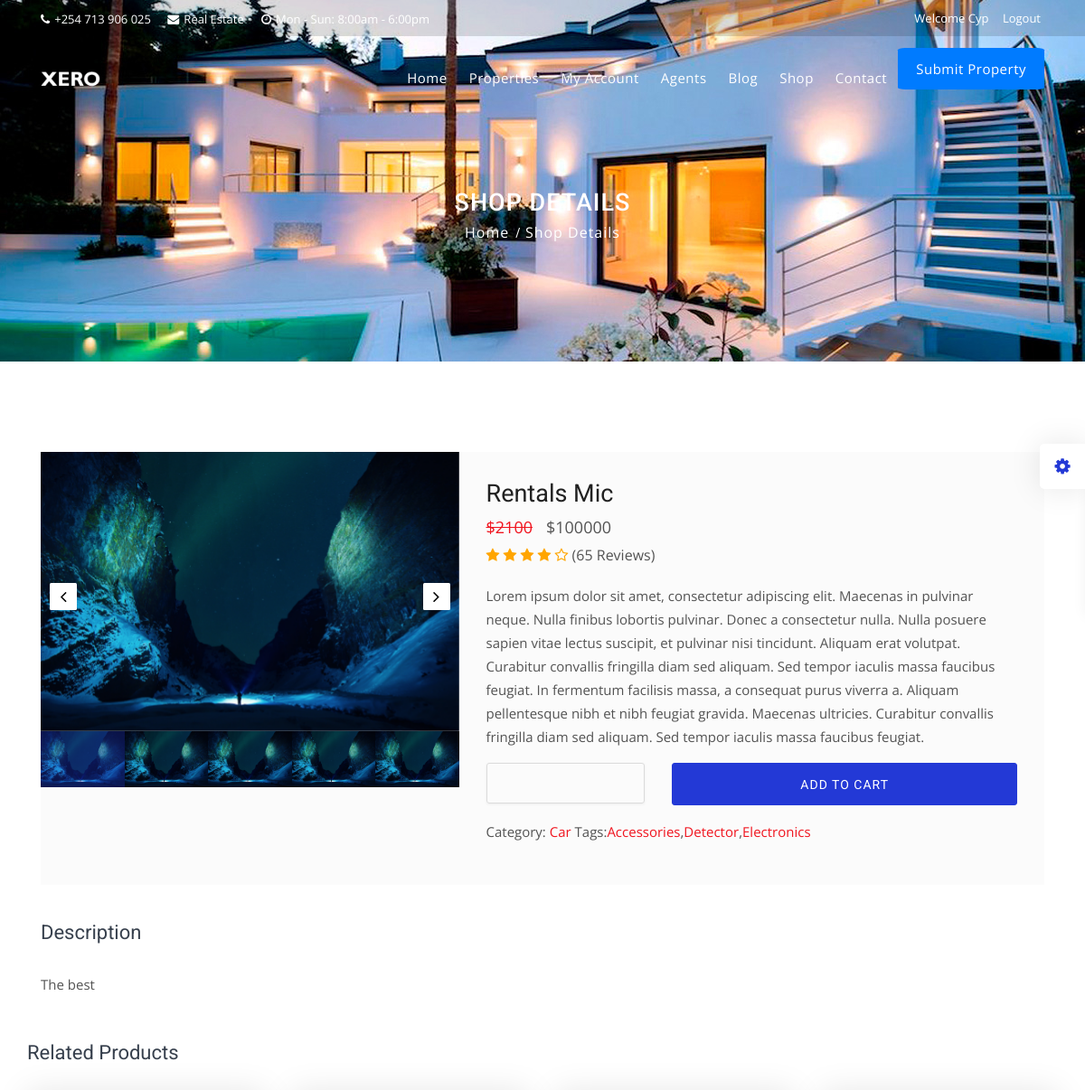
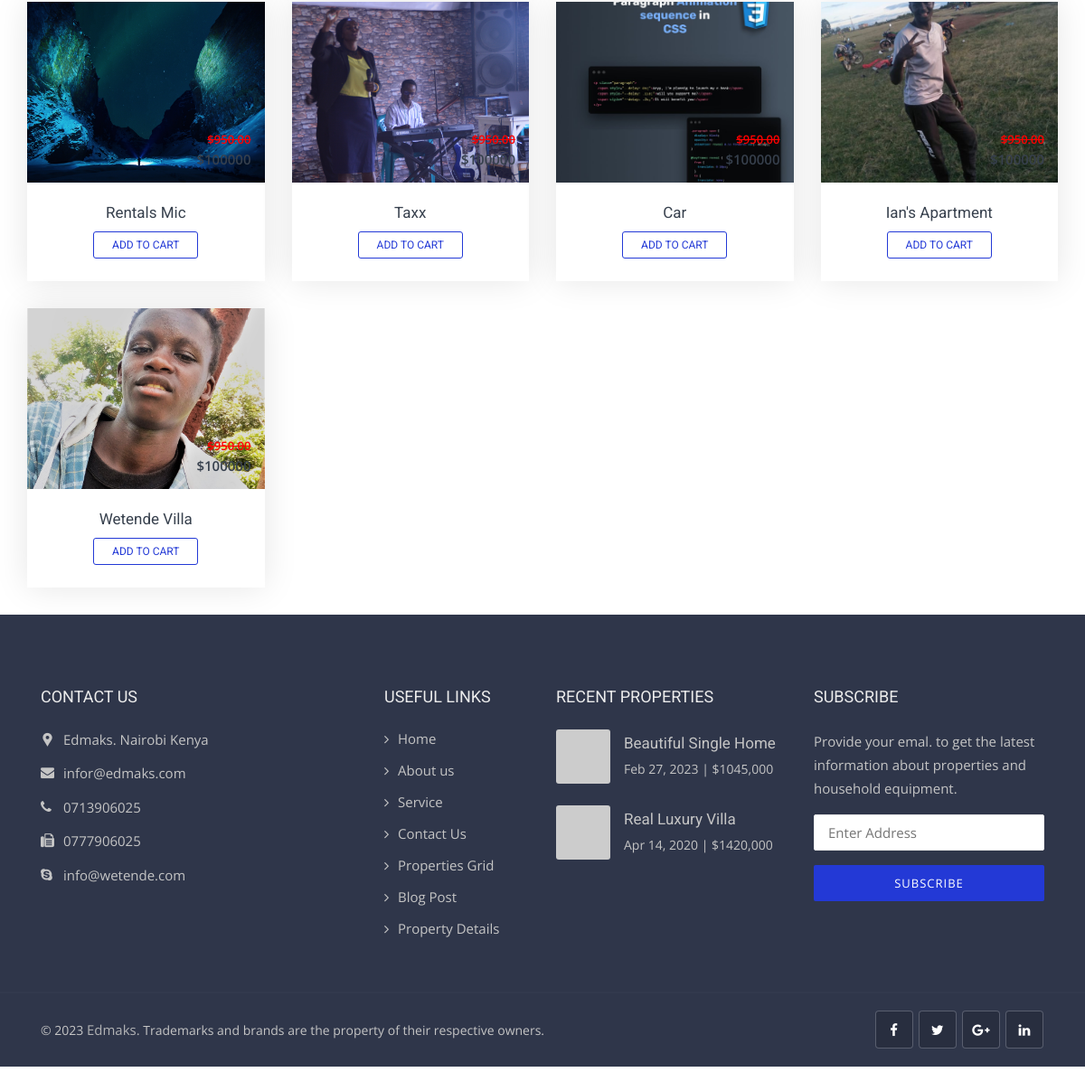
The page /shop_detail/1/ (signed in) on the database its author committed (2 pictures, top to bottom).
### listings/models.py (models this page shows, shortened)
class Listing(models.Model):
  realtor = models.ForeignKey(Realtor, on_delete=models.DO_NOTHING, blank=True, null=True)
  user = models.ForeignKey(User, on_delete=models.DO_NOTHING, blank=True, null=True)
  title = models.CharField(max_length=200)
  address = models.CharField(max_length=200)
  city = models.CharField(max_length=100)
  county = models.CharField(max_length=100)
  postal_code = models.CharField(max_length=20)
  description = models.TextField(blank=True)
  p_type = models.CharField(max_length=100, choices=property_type, default='Office', blank=True, null=True)
  price = models.IntegerField()
  bedrooms = models.IntegerField()
  bathrooms = models.DecimalField(max_digits=2, decimal_places=1)
  garage = models.IntegerField(default=0)
  sqft = models.IntegerField()
  photo_main = models.ImageField(upload_to='photos/%Y/%m/%d/', blank=True)
  photo_1 = models.ImageField(upload_to='photos/%Y/%m/%d/', blank=True)
  photo_2 = models.ImageField(upload_to='photos/%Y/%m/%d/', blank=True)
  photo_3 = models.ImageField(upload_to='photos/%Y/%m/%d/', blank=True)
  photo_4 = models.ImageField(upload_to='photos/%Y/%m/%d/', blank=True)
  photo_5 = models.ImageField(upload_to='photos/%Y/%m/%d/', blank=True)
  photo_6 = models.ImageField(upload_to='photos/%Y/%m/%d/', blank=True)
  is_published = models.BooleanField(default=True)
  list_date = models.DateTimeField(default=datetime.now, blank=True)

### pages/views.py (the view)
# urls.py: path('shop_detail/<int:pk>/',views.shop_detail, name='shop_detail'),
@login_required
def shop_detail(request, pk):
    listing = Listing.objects.get(id=pk)
    listings = Listing.objects.all()
    context = {
        "listing":listing,
        "listings":listings,
        }
    return render(request, 'pages/shop-single.html', context)

### templates/pages/shop-single.html (shortened to what this page needs)
{% extends 'base.html' %}
{% block content %}
<div class="sub-banner">
    <div class="container">
        <div class="breadcrumb-area">
            <h1>Shop Details</h1>
            <ul class="breadcrumbs">
                <li><a href="index.html">Home</a></li>
                <li class="active">Shop Details</li>
            </ul>
        </div>
    </div>
</div>
<div class="car-details-page content-area shop-details shop-single content-area-2">
    <div class="container">
        <div class="col-lg-12">
            <div class="row shop-info">
                <div class="col-xl-5 col-lg-6 col-pad">
                    <div id="propertiesDetailsSlider" class="carousel properties-details-sliders slide">
                        <div class="carousel-inner">
                            <div class="active item carousel-item" data-slide-number="0">
                                <img src="{{ listing.photo_main.url }}" class="img-fluid" alt="shop-1">
                            </div>
                            <a class="carousel-control left" href="#propertiesDetailsSlider" data-slide="prev"><i class="fa fa-angle-left"></i></a>
                            <a class="carousel-control right" href="#propertiesDetailsSlider" data-slide="next"><i class="fa fa-angle-right"></i></a>
                        </div>
                        <ul class="carousel-indicators smail-properties list-inline nav nav-justified">
                            <li class="list-inline-item active">
                                <a id="carousel-selector-0" class="selected" data-slide-to="0" data-target="#propertiesDetailsSlider">
                                    <img src="{{ listing.photo_main.url }}" class="img-fluid" alt="shop-1">
                                </a>
                            </li>
                            <li class="list-inline-item">
                                <a id="carousel-selector-1" data-slide-to="1" data-target="#propertiesDetailsSlider">
                                    <img src="{{ listing.photo_main.url }}" class="img-fluid" alt="shop-2">
                                </a>
                            </li>
                            <li class="list-inline-item">
                                <a id="carousel-selector-2" data-slide-to="2" data-target="#propertiesDetailsSlider">
                                    <img src="{{ listing.photo_main.url }}" class="img-fluid" alt="shop-3">
                                </a>
                            </li>
                            <li class="list-inline-item">
                                <a id="carousel-selector-3" data-slide-to="3" data-target="#propertiesDetailsSlider">
                                    <img src="{{ listing.photo_main.url }}" class="img-fluid" alt="shop-4">
                                </a>
                            </li>
                            <li class="list-inline-item">
                                <a id="carousel-selector-4" data-slide-to="4" data-target="#propertiesDetailsSlider">
                                    <img src="{{ listing.photo_main.url }}" class="img-fluid" alt="shop-5">
                                </a>
                            </li>
                        </ul>
                    </div>
                </div>
                <div class="col-xl-7 col-lg-6 col-pad">
                    <div class="inner">
                        <h3>{{listing.title}}</h3>
                        <div class="price">
                            <del>$2100</del>${{listing.price}}
                        </div>
                        <div class="ratings">
                            <i class="fa fa-star"></i>
                            <i class="fa fa-star"></i>
                            <i class="fa fa-star"></i>
                            <i class="fa fa-star"></i>
                            <i class="fa fa-star-o"></i>
                            <span>(65 Reviews)</span>
                        </div>
                        <p>Lorem ipsum dolor sit amet, consectetur adipiscing elit. Maecenas in pulvinar neque. Nulla finibus lobortis pulvinar. Donec a consectetur nulla. Nulla posuere sapien vitae lectus suscipit, et pulvinar nisi tincidunt. Aliquam erat volutpat. Curabitur convallis fringilla diam sed aliquam. Sed tempor iaculis massa faucibus feugiat. In fermentum facilisis massa, a consequat purus viverra a. Aliquam pellentesque nibh et nibh feugiat gravida. Maecenas ultricies. Curabitur convallis fringilla diam sed aliquam. Sed tempor iaculis massa faucibus feugiat.</p>
                        <form>
                            <div class="row">
                                <div class="col-4 form-group">
                                    <input type="number" class="form-control" id="quantity" name="quantity" min="1" max="9">
                                </div>
                                <div class="col-8 form-group">
                                    <button class="btn btn-block btn-md btn-theme">Add to cart</button>
                                </div>
                            </div>
                        </form>
                        <P>Category: <a href="#">Car</a> Tags:<a href="#">Accessories</a>,<a href="#">Detector</a>,<a href="#">Electronics</a></P>
                    </div>
                </div>
            </div>
        </div>
        <div class="row">
            <div class="col-lg-8 col-md-12 col-xs-12">
                <div class="car-details-section">
                    <div class="car-description mb-50">
                        <div class="heading-2">
                            <h4>Description</h4>
                        </div>
                        <p>{{listing.description}}</p>
                    </div>
                </div>
            </div>
            <div class="col-lg-4 col-md-12">
        </div>
        <div class="row">
            <div class="col-lg-12">
                <div class="heading-2">
                    <h4>Related Products</h4>
                </div>
            </div>
            {% for related in listings %}
            <div class="col-lg-3 col-md-6 col-sm-6">
                <div class="shop-box">
                    <div class="shop-theme">
                        <img class="shop-theme" style="object-fit: cover;" width="100px" height="200px" src="{{ related.photo_main.url }}" alt="shop">
                        <div class="price-box">
                            <span class="del"><del>$950.00</del></span>
                            <br>
                            <span>${{related.price}}</span>
                        </div>
                    </div>
                    <div class="shop-details">
                        <h5><a href="{% url 'shop_detail' related.id %}">{{related.title}}</a></h5>
                        <a class="btn btn-border btn-sm" href="{% url 'cart'%}" role="button">Add to Cart</a>
                    </div>
                </div>
            </div>
            {% endfor %}
        </div>
    </div>
</div>
{% endblock %}

### templates/navbar.html (shortened to what this page needs)
{% load static %}
<header class="top-header th-bg" id="top-header-2">
    <div class="container">
        <div class="row">
            <div class="col-lg-9 col-md-9 col-sm-7">
                <div class="list-inline">
                    <a href="tel:1-7X0-555-8X22"><i class="fa fa-phone"></i>+254 713 906 025 </a>
                    <a href="mailto:cyprianwetende@gmail..com"><i class="fa fa-envelope"></i>Real Estate</a>
                    <a href="#" class="mr-0"><i class="fa fa-clock-o"></i>Mon - Sun: 8:00am - 6:00pm</a>
                </div>
            </div>
            {% if user.is_authenticated %}
            <div class="col-lg-3 col-md-3 col-sm-5">
                <ul class="top-social-media pull-right">
                    <li>
                        <a href="#">Welcome {{user.username}}</a>
                    </li>
                    <li>
                        <a href="{% url 'logout' %}"  class="sign-in"> Logout </a>
                    </li>
                </ul>
            </div>
            {% endif %}
        </div>
    </div>
</header>
<header class="main-header sticky-header" id="main-header-2">
    <div class="container">
        <div class="row">
            <div class="col-12">
                <nav class="navbar navbar-expand-lg navbar-light rounded">
                    <a class="navbar-brand logo" >
                        <img src="{% static 'img/logos/black-logo.png'%}" alt="">
                    </a>
                    <div class="collapse navbar-collapse" id="navbar">
                        <ul class="navbar-nav justify-content-end ml-auto">
                            <li class="nav-item dropdown">
                                <a class="nav-link" href="{% url 'index' %}" >
                                    Home
                                </a>
                            </li>
                        <li class="nav-item">
                            <a class="nav-link" href="{% url 'properties' %}" >
                                Properties
                            </a>
                            {% if user.is_authenticated %}
                            <li class="nav-item dropdown">
                                <a class="nav-link" href="#" id="navbarDropdownMenuLink7" data-toggle="dropdown" aria-haspopup="true" aria-expanded="false">
                                    My Account
                                </a>
                            </li>
                            {% endif %}
                            <li class="nav-item">
                                <a class="nav-link" href="{% url 'agents' %}" >
                                    Agents
                                </a>
                            </li>
                            <li class="nav-item">
                                <a class="nav-link" href="{% url 'blog' %}">
                                    Blog
                                </a>
                            </li>
                            <li class="nav-item">
                                <a class="nav-link" href="{% url 'shop' %}" >
                                    Shop
                                </a>
                            </li>
                            <li class="nav-item ">
                                <a class="nav-link" href="{% url 'contact' %}" >
                                    Contact
                                </a>
                            </li>
                            <li class="nav-item mt-4">
                                <a style="border-radius: 5%;"  href="{% url 'submit' %}" class="submit-btn bg-primary">
                                    Submit Property
                                </a>
                            </li>
                        </ul>
                    </div>
                </nav>
            </div>
        </div>
    </div>
</header>

### static/css/map.css (style rules this page uses)
.btn-theme { color: #FFF !important; padding: 7px 20px; }

### static/css/skins/default.css (style rules this page uses)
.btn-theme { color: #FFF; background: #2339d6; border: solid 1px #2339d6; }
.main-header .navbar-expand-lg .navbar-nav .submit-btn { background: #2339d6; }
.btn-border { color: #2339d6; border: solid 1px #2339d6; }
.inner::before { background: #2339d6; }
.carousel-indicators .active { background-color: #2339d6; }

### rows shown on the page
Listing: photo_main (picture), title "Rentals Mic", price "100000", description "The best"
Listing: photo_main (picture), price "100000", title "Taxx"
Listing: photo_main (picture), price "100000", title "Car"
Listing: photo_main (picture), price "100000", title "Ian's Apartment"
Listing: photo_main (picture), price "100000", title "Wetende Villa"

### other values the page prints
{{ user.username }} "Cyp"
